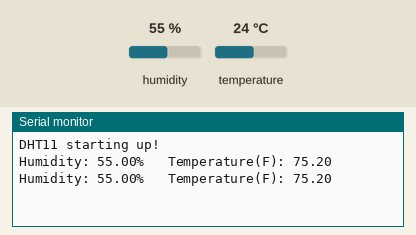
A sketch run on a simulated Arduino Uno, built with avr-gcc and run on an emulated ATmega328P. Shown: the last lines printed to the serial monitor. The test bench sets the inputs (shaded band); at power-on: humidity 55 %, temperature 24 °C.

Above: at 4.8 s.
4.9 s: humidity set to 22 %
At 6.8 s:
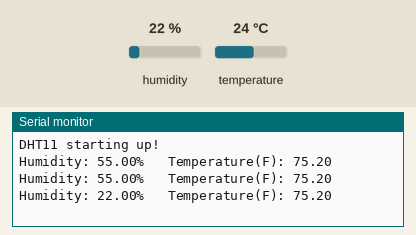
7.9 s: temperature set to 12 °C
At 9.2 s:
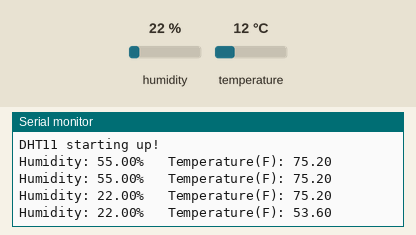
10.9 s: humidity set to 40 %
At 12.9 s:
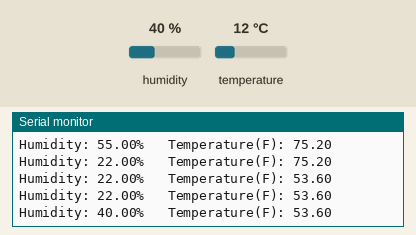
Timing chart, 0 to 14.4 s (numbered marks = the images above; inputs shaded):
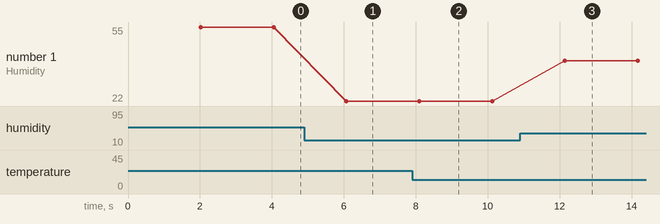

The sketch:

SimpleDHT.ino
```cpp
// Include the AdaFruit DHT library
#include <DHT.h>

// Define the pin we are using and the device type
#define DHTPin 2
#define DHTType DHT11

// Create our dht access object
DHT dht( DHTPin, DHTType );

void setup()
{
  // Initialize the Serial package and ...
  Serial.begin( 9600 );

  // ... the DHT library
  dht.begin();

  // Print a greeting.
  Serial.println( "DHT11 starting up!" );
}

// This method gets called repeatedly
void loop()
{
  // Sleep for 2 seconds.  The DHT can only be read every
  // 2 seconds anyway.
  delay( 2000 );

  // Get the temperature in Farenheit and the relative humidity
  float tempF    = dht.readTemperature( true );
  float humidity = dht.readHumidity();

  // Check that nothing went wrong.
  if( isnan( tempF ) | isnan( humidity ) )
  {
    Serial.println( "Could not read DHT11!" );
    return;
  }

  // Print out the result.
  Serial.print( "Humidity: " );
  Serial.print( humidity );
  Serial.print( "%\t Temperature(F): ");
  Serial.println( tempF );


}
```

Measured:
- after the input at 4.9 s, the serial monitor: prints a new line after 1.2 s (image 1)
- after the input at 7.9 s, the serial monitor: prints a new line after 0.20 s (image 2)
- after the input at 10.9 s, the serial monitor: prints a new line after 1.2 s (image 3)
- plotted number 1: 55 → 22 after the input at 4.9 s, 22 → 40 after the input at 10.9 s
